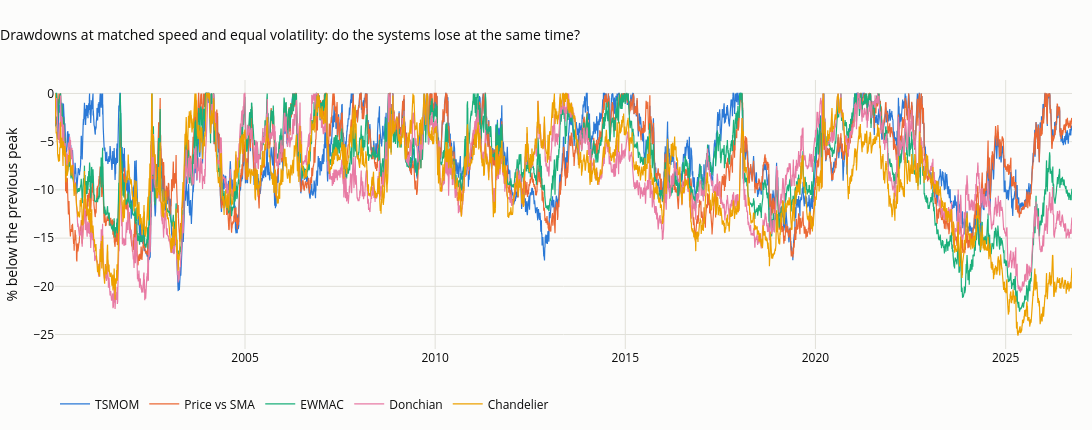

The code cell stored with this chart in its notebook:
### Markdown cell above
## 4.5 Beyond the Sharpe ratio: Omega and drawdowns (Table 4.4, chart F.8)

The Omega ratio at a threshold of zero is the sum of gains divided by the sum of losses: it uses the whole
distribution of returns rather than its variance. Drawdowns measure what running a system feels like: how deep,
how long, and whether two systems lose at the same time.

### Code cell
def omega(x, thr=0.0):
    d = x - thr
    return d[d > 0].sum() / -d[d < 0].sum()


def drawdown(x):
    w = (1 + x).cumprod(); return w / w.cummax() - 1


def longest_under_water(dd):
    best = cur = 0
    for u in (dd < 0).values:
        cur = cur + 1 if u else 0; best = max(best, cur)
    return best / 252


rows = {}
DD = {}
for f in M:
    x = M[f] / M[f].std() * TARGET                                    # same 10% volatility for all
    dd = drawdown(x); DD[f] = dd
    m = (1 + x).resample("ME").prod() - 1
    rows[f] = {"Sharpe": sharpe(x), "Omega, daily": omega(x), "Omega, monthly": omega(m), "maximum drawdown %": 100 * dd.min(),
               "average drawdown %": 100 * dd.mean(), "longest under water, years": longest_under_water(dd)}
T44 = pd.DataFrame(rows).T
display(T44.round(2))
DDf = pd.DataFrame(DD)
both = pd.DataFrame({(a, b): ((DDf[a] < -0.10) & (DDf[b] < -0.10)).mean() for a, b in combinations(DDf.columns, 2)}, index=["share of days both more than 10% under water"]).T
display(pd.concat([DDf.corr().stack().rename("correlation of drawdown paths"), both.iloc[:, 0]], axis=1).dropna().round(2))
fig = go.Figure()
for f in DDf:
    fig.add_scatter(x=DDf.index, y=100 * DDf[f], name=f, line=dict(color=FAM_COL[f], width=1.2))
fig.update_layout(title="Drawdowns at matched speed and equal volatility: do the systems lose at the same time?", yaxis_title="% below the previous peak",
                  height=430, width=1100, margin=dict(t=80), legend=dict(orientation="h", y=-0.15, x=0))
save_figure(fig, "07_08_drawdowns", FIG)
fig

### Figure 1 — Plotly figure (JSON) as saved in the notebook; plotly's stock layout.template omitted (floating-point values rounded to 4 significant figures; data arrays with more than 128 entries replaced by an {"elided": "..."} marker saying what was removed)
{"data": [{"line": {"color": "#2a78d6", "width": 1.2}, "name": "TSMOM", "type": "scatter", "x": {"elided": "6726 str values"}, "y": {"elided": "6726 float values"}}, {"line": {"color": "#eb6834", "width": 1.2}, "name": "Price vs SMA", "type": "scatter", "x": {"elided": "6726 str values"}, "y": {"elided": "6726 float values"}}, {"line": {"color": "#1baf7a", "width": 1.2}, "name": "EWMAC", "type": "scatter", "x": {"elided": "6726 str values"}, "y": {"elided": "6726 float values"}}, {"line": {"color": "#e87ba4", "width": 1.2}, "name": "Donchian", "type": "scatter", "x": {"elided": "6726 str values"}, "y": {"elided": "6726 float values"}}, {"line": {"color": "#eda100", "width": 1.2}, "name": "Chandelier", "type": "scatter", "x": {"elided": "6726 str values"}, "y": {"elided": "6726 float values"}}], "layout": {"height": 430, "legend": {"orientation": "h", "x": 0, "y": -0.15}, "margin": {"t": 80}, "title": {"text": "Drawdowns at matched speed and equal volatility: do the systems lose at the same time?"}, "width": 1100, "yaxis": {"title": {"text": "% below the previous peak"}}}}
